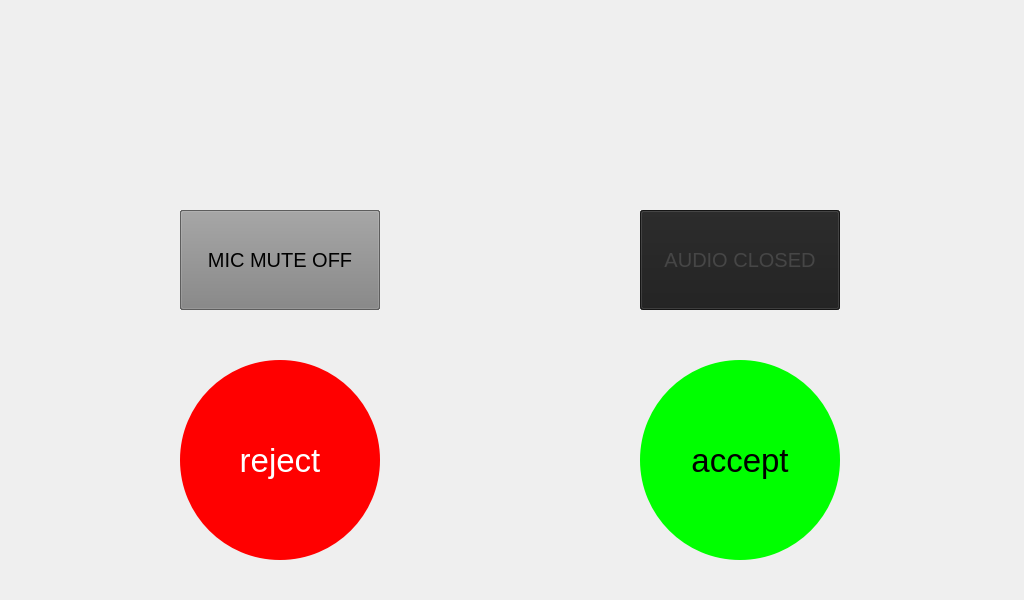
<?xml version="1.0" encoding="UTF-8"?>
<ui version="4.0">
 <class>CallingMenuWidget</class>
 <widget class="QWidget" name="CallingMenuWidget">
  <property name="geometry">
   <rect>
    <x>0</x>
    <y>0</y>
    <width>1024</width>
    <height>600</height>
   </rect>
  </property>
  <property name="windowTitle">
   <string>Form</string>
  </property>
  <property name="autoFillBackground">
   <bool>true</bool>
  </property>
  <widget class="QLabel" name="LABEL_CALL_NUMBER">
   <property name="geometry">
    <rect>
     <x>0</x>
     <y>0</y>
     <width>1024</width>
     <height>60</height>
    </rect>
   </property>
   <property name="font">
    <font>
     <pointsize>30</pointsize>
    </font>
   </property>
   <property name="text">
    <string/>
   </property>
   <property name="alignment">
    <set>Qt::AlignCenter</set>
   </property>
  </widget>
  <widget class="QPushButton" name="BUTTON_MICROPHONE_MUTE_OFF">
   <property name="geometry">
    <rect>
     <x>180</x>
     <y>210</y>
     <width>200</width>
     <height>100</height>
    </rect>
   </property>
   <property name="minimumSize">
    <size>
     <width>200</width>
     <height>100</height>
    </size>
   </property>
   <property name="maximumSize">
    <size>
     <width>200</width>
     <height>16777215</height>
    </size>
   </property>
   <property name="font">
    <font>
     <pointsize>15</pointsize>
    </font>
   </property>
   <property name="styleSheet">
    <string notr="true">QPushButton {
	background: rgb(30, 30, 30);
	color: rgb(70, 70, 70);
}</string>
   </property>
   <property name="text">
    <string>MIC MUTE ON</string>
   </property>
   <property name="checkable">
    <bool>false</bool>
   </property>
  </widget>
  <widget class="QPushButton" name="BUTTON_AUDIO_CLOSE">
   <property name="geometry">
    <rect>
     <x>640</x>
     <y>210</y>
     <width>200</width>
     <height>100</height>
    </rect>
   </property>
   <property name="minimumSize">
    <size>
     <width>200</width>
     <height>100</height>
    </size>
   </property>
   <property name="font">
    <font>
     <pointsize>15</pointsize>
    </font>
   </property>
   <property name="styleSheet">
    <string notr="true">QPushButton {
	background: rgb(130, 130, 130);
	color: rgb(0, 0, 0);
}</string>
   </property>
   <property name="text">
    <string>AUDIO OPENED</string>
   </property>
  </widget>
  <widget class="QPushButton" name="BUTTON_AUDIO_OPEN">
   <property name="geometry">
    <rect>
     <x>640</x>
     <y>210</y>
     <width>200</width>
     <height>100</height>
    </rect>
   </property>
   <property name="minimumSize">
    <size>
     <width>200</width>
     <height>100</height>
    </size>
   </property>
   <property name="maximumSize">
    <size>
     <width>200</width>
     <height>100</height>
    </size>
   </property>
   <property name="font">
    <font>
     <pointsize>15</pointsize>
    </font>
   </property>
   <property name="styleSheet">
    <string notr="true">QPushButton {
	background: rgb(30, 30, 30);
	color: rgb(70, 70, 70);
}

</string>
   </property>
   <property name="text">
    <string>AUDIO CLOSED</string>
   </property>
   <property name="checkable">
    <bool>false</bool>
   </property>
  </widget>
  <widget class="QPushButton" name="BUTTON_PICK_UP_CALL">
   <property name="geometry">
    <rect>
     <x>640</x>
     <y>360</y>
     <width>200</width>
     <height>200</height>
    </rect>
   </property>
   <property name="minimumSize">
    <size>
     <width>200</width>
     <height>200</height>
    </size>
   </property>
   <property name="maximumSize">
    <size>
     <width>200</width>
     <height>200</height>
    </size>
   </property>
   <property name="font">
    <font>
     <pointsize>25</pointsize>
    </font>
   </property>
   <property name="styleSheet">
    <string notr="true">QPushButton {
	border: none;
	border-radius: 100px;
	background-color: rgb(0, 255, 0);
	color: rgb(0, 0, 0);
}

QPushButton:pressed {
	border: none;
	border-radius: 100px;
	background-color: rgb(0, 164, 0);
	color: rgb(164, 164, 164);
}</string>
   </property>
   <property name="text">
    <string>accept</string>
   </property>
  </widget>
  <widget class="QPushButton" name="BUTTON_HANG_UP_CALL">
   <property name="geometry">
    <rect>
     <x>180</x>
     <y>360</y>
     <width>200</width>
     <height>200</height>
    </rect>
   </property>
   <property name="minimumSize">
    <size>
     <width>200</width>
     <height>200</height>
    </size>
   </property>
   <property name="maximumSize">
    <size>
     <width>200</width>
     <height>200</height>
    </size>
   </property>
   <property name="font">
    <font>
     <pointsize>25</pointsize>
    </font>
   </property>
   <property name="styleSheet">
    <string notr="true">QPushButton {
	border: none;
	border-radius: 100px;
	background-color: rgb(255, 0, 0);
	color: rgb(255, 255, 255);
}

QPushButton:pressed {
	border: none;
	border-radius: 100px;
	background-color: rgb(164, 0, 0);
	color: rgb(164, 164, 164);
}</string>
   </property>
   <property name="text">
    <string>reject</string>
   </property>
  </widget>
  <widget class="QPushButton" name="BUTTON_MICROPHONE_MUTE_ON">
   <property name="geometry">
    <rect>
     <x>180</x>
     <y>210</y>
     <width>200</width>
     <height>100</height>
    </rect>
   </property>
   <property name="minimumSize">
    <size>
     <width>200</width>
     <height>100</height>
    </size>
   </property>
   <property name="font">
    <font>
     <pointsize>15</pointsize>
    </font>
   </property>
   <property name="styleSheet">
    <string notr="true">QPushButton {
	background: rgb(130, 130, 130);
	color: rgb(0, 0, 0);
}</string>
   </property>
   <property name="text">
    <string>MIC MUTE OFF</string>
   </property>
  </widget>
 </widget>
 <resources/>
 <connections/>
</ui>
